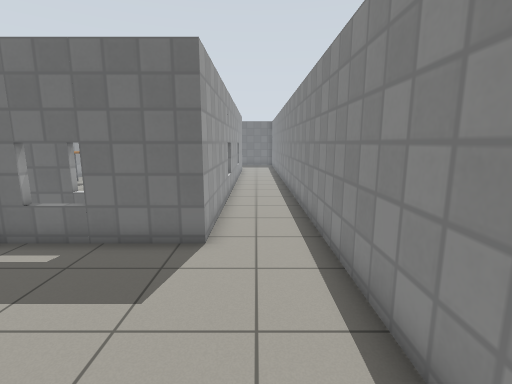
[1] (above)

17 first-person views from a walk through a world built for the Gazebo simulator. The camera is 1.3 m above the floor, tilts 10° down and sees 85° across. The floor is counted in squares, 0.5 m on a side. Each view is taken from the middle of a square. On the plan, view 1 faces up. The plan holds only what a view shows up to about 19 squares ahead; the rest is blank. Simple patterns stand in for the simulator's built-in surfaces.

[2]
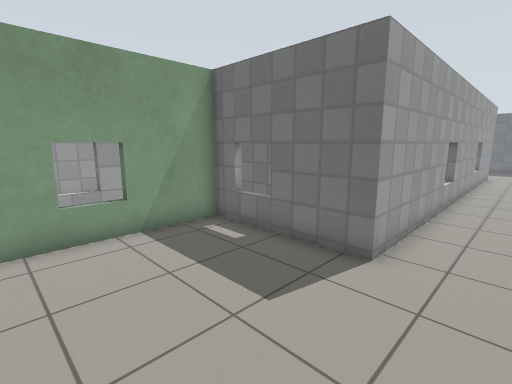

[3]
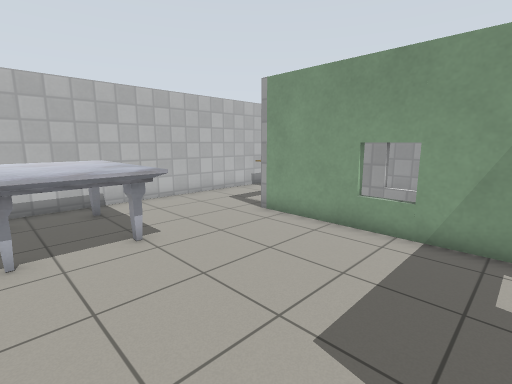

[4]
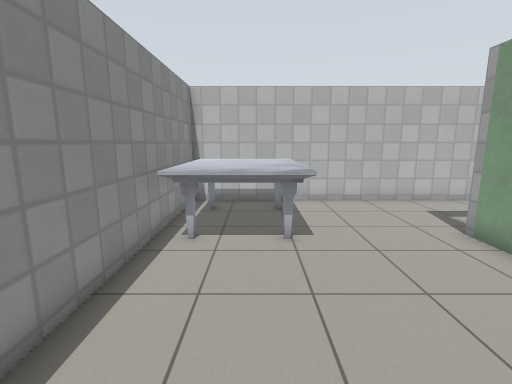

[5]
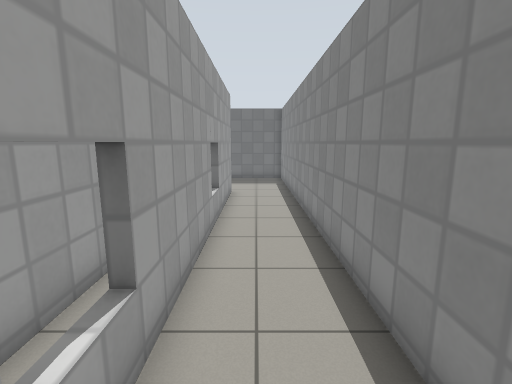

[6]
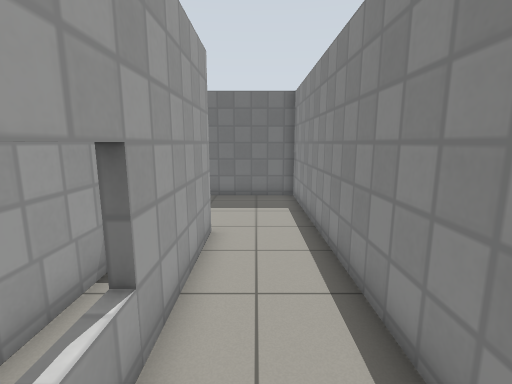

[7]
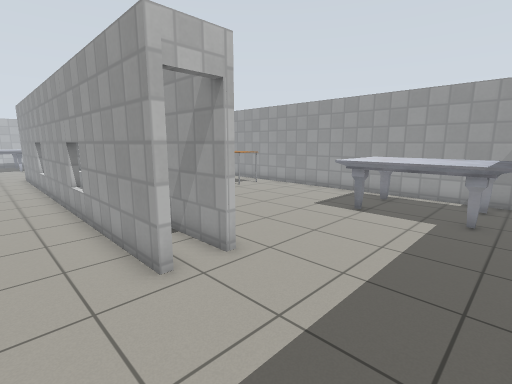

[8]
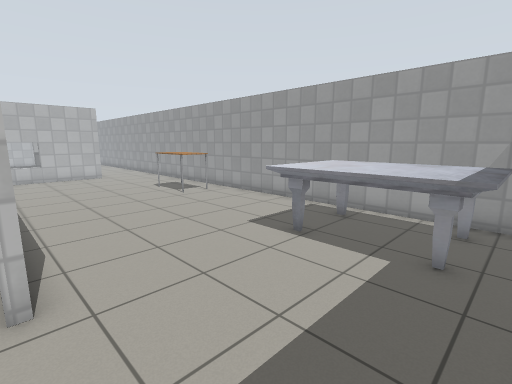

[9]
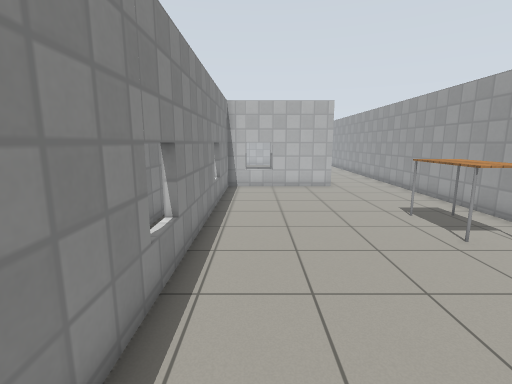

[10]
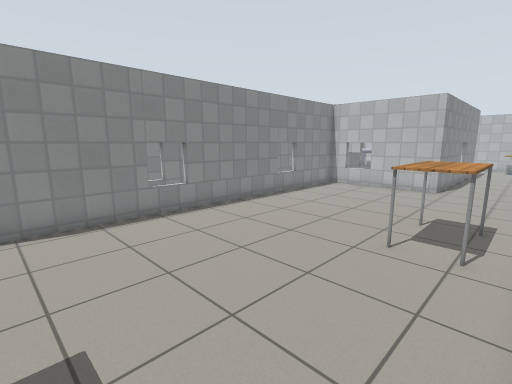

[11]
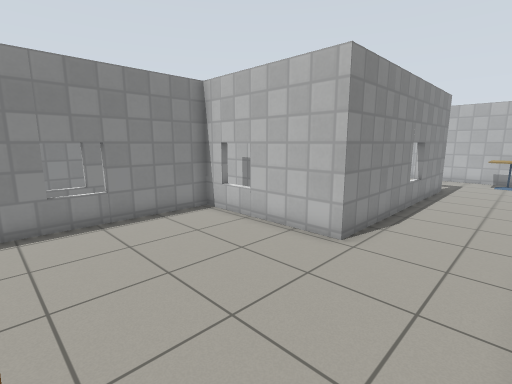

[12]
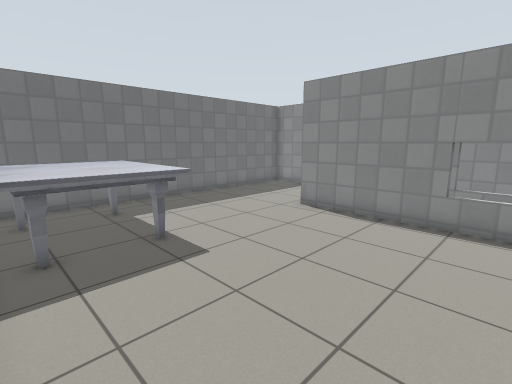

[13]
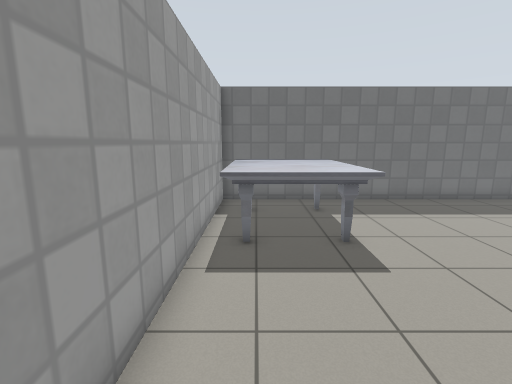

[14]
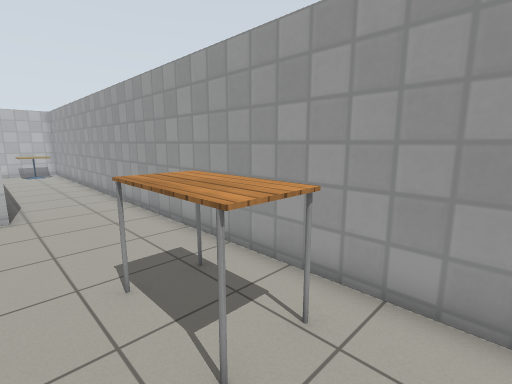

[15]
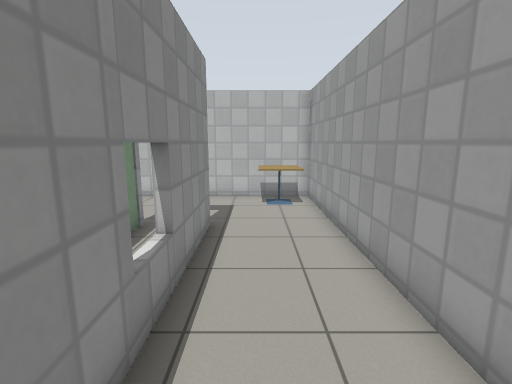

[16]
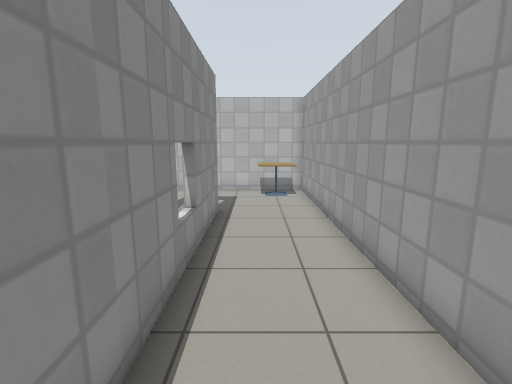

[17]
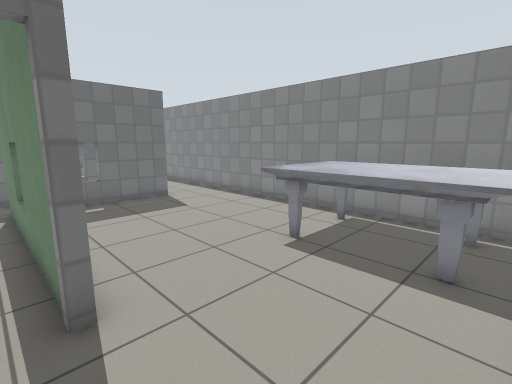

### Floor plan
Points are (right, up) in squares from view 1. A wall is a line through its corners. A room is listed if a view was taken in it or the views show most of it. See-through windows are left out.
Room 1 (views 1, 2, 3, 4, 5, 6, 7)
walls: (-1.8, 13.1) (-1.2, 13.1); (-1.8, 20.1) (-1.2, 20.1); (-6.5, -6.6) (1.9, -6.6) (1.9, 32.8) (-1.6, 32.8); (-1.7, 27) (-1.3, 27) (-1.3, 7) (-7, 7) (-7, -1.7) (-7.3, -1.7)
ways out: opening at (-7.2, -4.5) to room 2; opening at (-2.5, 30) to room 2; open door at (-2.5, 27) to room 2
objects: marble table (-2, -6) to (1, -1)
Room 2 (views 8, 9, 10, 11, 12, 13, 14, 15, 16, 17)
walls: (-9.5, -1.8) (-9.5, 9.3) (-3.3, 9.3) (-3.3, 27); (-1.6, 32.8) (-13.5, 32.8) (-13.5, -6.6) (-6.5, -6.6)
ways out: opening at (-7.2, -4.5) to room 1; opening at (-2.5, 30) to room 1; open door at (-2.5, 27) to room 1; open door at (-8.3, -1.7) to room 3
objects: cafe table (-13, -6) to (-11, -5); marble table (-13, 27) to (-9, 31); table (-12, 16) to (-11, 19)
Room 3 (no view inside)
walls: (-9.2, 4.6) (-9.2, 1.4); (-6.1, 7.3) (-2.3, 7.3); (-3.9, 9) (-7.9, 9); (-7.3, -1.7) (-7.3, 7.2)
ways out: open door at (-8.3, -1.7) to room 2

Where each view was taken, in squares from view 1:
view 1: 0 up, 0 right, facing up
view 2: 1 up, 1 right, facing up-left
view 3: 6 up, 1 right, facing down-left
view 4: 6 up, 1 left, facing down
view 5: 12 up, 0 right, facing up
view 6: 19 up, 0 right, facing up
view 7: 32 up, 1 right, facing down-left
view 8: 32 up, 3 left, facing down-left
view 9: 26 up, 5 left, facing down
view 10: 26 up, 13 left, facing down-right
view 11: 16 up, 13 left, facing down-right
view 12: 20 up, 13 left, facing up-right
view 13: 20 up, 12 left, facing up
view 14: 21 up, 9 left, facing down-left
view 15: 7 up, 11 left, facing down
view 16: 9 up, 11 left, facing down
view 17: 6 down, 8 left, facing up-right
